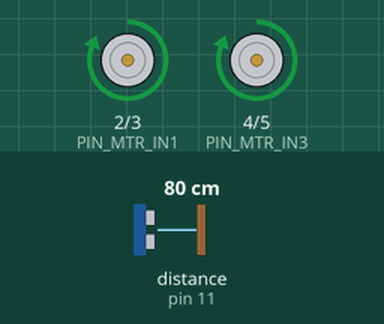
A sketch run on a simulated Arduino Uno, built with avr-gcc and run on an emulated ATmega328P. Parts: motor-driver pin pairs drawn as motors (green arrow = first pin HIGH = forward, orange = second pin HIGH = backward, longer = more drive, scaled by the enable pin). Wiring (inferred from the names in the program): ultrasonic range finder: trigger pin 10; echo pin 11. Inputs (shaded band) come from the test bench; at power-on: distance to the obstacle (sensor on pin 11) 80 cm. The echo pulse lasts 58.3 µs per cm.

Above: at 1.2 s.
1.3 s: distance to the obstacle (sensor on pin 11) set to 2 cm
At 2.1 s:
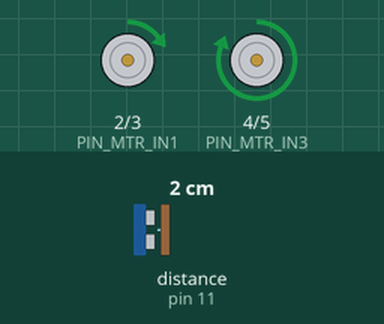
2.8 s: distance to the obstacle (sensor on pin 11) set to 19 cm
4.3 s: distance to the obstacle (sensor on pin 11) set to 24 cm
At 5.5 s:
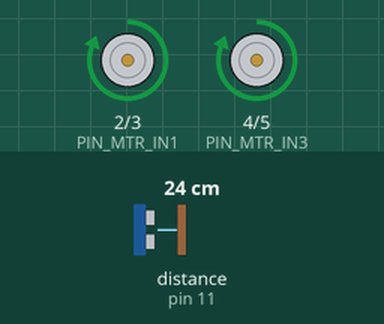
5.8 s: distance to the obstacle (sensor on pin 11) set to 4 cm
At 6.6 s:
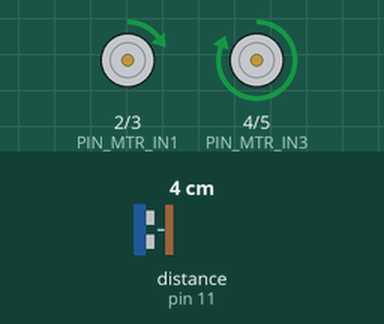
7.3 s: distance to the obstacle (sensor on pin 11) set to 35 cm
At 7.8 s:
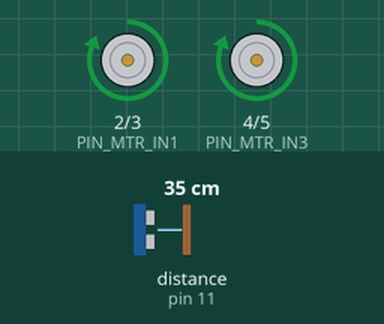
Timing chart, 0 to 9.8 s (numbered marks = the images above; inputs shaded):
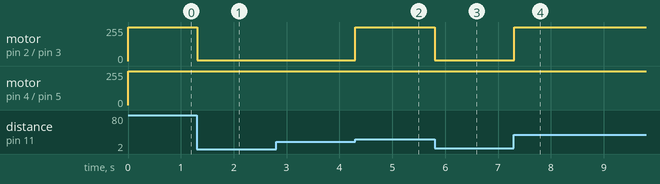

Measured:
- the behaviour switches between 21 and 22 cm on distance to the obstacle (sensor on pin 11) (found by bisection; images 1 and 2)
- after the input at 1.3 s, motor on pin 2 (PIN_MTR_IN1) / pin 3 (PIN_MTR_IN2): forward 255/255 → forward 5/255 at once
- after the input at 2.8 s, every drawn part: stays the same
- after the input at 4.3 s, motor on pin 2 (PIN_MTR_IN1) / pin 3 (PIN_MTR_IN2): forward 5/255 → forward 255/255 at once
- after the input at 5.8 s, motor on pin 2 (PIN_MTR_IN1) / pin 3 (PIN_MTR_IN2): forward 255/255 → forward 5/255 at once
- after the input at 7.3 s, motor on pin 2 (PIN_MTR_IN1) / pin 3 (PIN_MTR_IN2): forward 5/255 → forward 255/255 at once

The sketch:

Baitik1.ino
```cpp
#define PIN_US_TRIG 10
#define PIN_US_ECHO 11

#define PIN_MTR_IN1 2 // l
#define PIN_MTR_IN2 3 // l
#define PIN_MTR_IN3 4 // r
#define PIN_MTR_IN4 5 // r
#define PIN_MTR_SPEED1 6 // l
#define PIN_MTR_SPEED2 9 // r

#define SETTINGS_MAXSPEED 255 // программное ограничение скорости

void setDirection (boolean dir = 1, boolean mtr = 0) {
  // Устанавливает направление движения мотора.
  // Если (dir == 1) - мотор движется вперед, если 0 - назад.
  // Если функция вызвана без параметра - мотор будет двигаться вперед.
  // mtr - выбирает какому из моторов надо установить направление, 0 - левый, 1 - правый
  if (mtr == 0) {
    if (dir == 1) { // Проверка dir на соответствие условию
      // Условие пройдено - делаем так, чтобы ток в микросхеме шел в одну сторону, для этого на INPUT1 выставляем 1, а на INPUT2 - 0.
      digitalWrite(PIN_MTR_IN1, 1);
      digitalWrite(PIN_MTR_IN2, 0);
    } else {
      // Условие НЕ пройдено - делаем так, чтобы ток в микросхеме шел в обратную сторону, для этого на INPUT1 выставляем 0, а на INPUT2 - 1.
      digitalWrite(PIN_MTR_IN1, 0);
      digitalWrite(PIN_MTR_IN2, 1);
    }
  } else {
    if (dir == 1) { // Проверка dir на соответствие условию
      // Условие пройдено - делаем так, чтобы ток в микросхеме шел в одну сторону, для этого на INPUT1 выставляем 1, а на INPUT2 - 0.
      digitalWrite(PIN_MTR_IN3, 1);
      digitalWrite(PIN_MTR_IN4, 0);
    } else {
      // Условие НЕ пройдено - делаем так, чтобы ток в микросхеме шел в обратную сторону, для этого на INPUT1 выставляем 0, а на INPUT2 - 1.
      digitalWrite(PIN_MTR_IN3, 0);
      digitalWrite(PIN_MTR_IN4, 1);
    }
  }
  // Если у микросхемы выставить на INPUT1 и INPUT2 одновременно нули или единицы - ток в микросхеме не будет течь ни в одну сторону -> мотор не будет вращаться.
}

void setSpeed(int spd = 0, bool mtr = 0) {
  // Устанавливает скорость вращения мотора в процентах. Если не задан параметр spd - остановить мотор.
  // Реальная скорость при использовании ШИМ имеет квадратичную функцию.
  // Я вывел такую функцию:
  // real speed = 255 - (0.025 * (100 - percent_speed)^2)
  // Подробнее на http://chkalovc.ru/wiki/index.php/Ардуино._Рассчет_ШИМ_для_скорости_в_процентах.
  // Масштабируем скорость:
  float pwm = 255 - ((100 - spd) * (100 - spd) * 0.025f); // Масштабируем указанную скорость в процентах в реальное значение ШИМ
  if (mtr == 0)
    analogWrite(PIN_MTR_SPEED1, pwm);
  else
    analogWrite(PIN_MTR_SPEED2, pwm);
}

void setMotor(int spd, bool mtr = 0) {
  // Дополнительная функция, которая будет использовать две другие функции для более простого управления мотором. Если скорость положительна - вращаем мотор вперед с этой скоростью, если скорость отрицательна - вращаем мотор в обратную сторону.
  if (spd >= 0) { // Если скорость положительна
    setDirection(1, mtr); // Едь вперед
    setSpeed(spd, mtr); // С такой-то скоростью
  } else {
    spd = -spd; // переворачиваем скорость относительно 0, чтобы функция setSpeed на проверке скорости ниже 0 не обнулила нам скорость.
    setDirection(0, mtr); // Едь назад
    setSpeed(spd, mtr); // С такеой-то скоростью
  }
}

void wheelStartEV3(float rot, float spd){
  // -100, 100 = setMotor(-255,0) setMotor(255,1)
  // -50, 100 =  setMotor(0,0) setMotor(255,1)
  // 0, 100 =    setMotor(255,0) setMotor(255,1)
  // 10, 100 =   setMotor(255,0) setMotor(204,1)
  // 25, 100 =   setMotor(255,0) setMotor(127,1)
  // 50, 100 =   setMotor(255,0) setMotor(0,1)
  // 75, 100 =   setMotor(255,0) setMotor(-127,1)
  // 100, 100 =  setMotor(255,0) setMotor(-255,1)

  if (rot >= 0) {
    setMotor(spd, 0);
    if (rot <= 50)
      setMotor(((50-rot)/ 50.0) * spd, 1);
    else
      setMotor(((rot - 50)/ 50.0) * spd * -1, 1);
  } else {
    setMotor(spd, 1);
    if (rot <= 50)
      setMotor(((50-rot)/ 50.0) * spd, 0);
    else
      setMotor(((rot - 50)/ 50.0) * spd * -1, 0);
  }
}

void wheelEV3(float rot, float spd, float seconds){
  wheelStartEV3(rot, spd);
  delay(seconds * 1000);
  wheelStartEV3(0, 0);
}

float getCM(){
  int duration;
  float distance; // Объявляем переменные для длительности движения импульсов в воздухе и, непосредственно расстояния
  // Далее идет некоторая магия, которая полностью описана в даташите датчика расстояния HC-SR04
  digitalWrite(PIN_US_TRIG, LOW); // Низкий уровень на Триггер
  delayMicroseconds(2); // Ждем 2 микросекунды
  digitalWrite(PIN_US_TRIG, HIGH); // Высокий уровень на Триггер
  delayMicroseconds(10); // Ждем 10 микросекунд
  digitalWrite(PIN_US_TRIG, LOW); // Низкий уровень на Триггер
  duration = pulseIn(PIN_US_ECHO, HIGH); // Считываем длительность, которая придет в виде байта
  distance = duration / 58; // Переводим в сантиметры
  return distance;
}

void setup() {
  pinMode(PIN_US_TRIG, OUTPUT);
  pinMode(PIN_US_ECHO, INPUT);
  pinMode(PIN_MTR_IN1, OUTPUT);
  pinMode(PIN_MTR_IN2, OUTPUT);
  pinMode(PIN_MTR_IN3, OUTPUT);
  pinMode(PIN_MTR_IN4, OUTPUT);
  pinMode(PIN_MTR_SPEED1, OUTPUT);
  pinMode(PIN_MTR_SPEED2, OUTPUT);
}

float distance_cm;
void loop() {

  distance_cm = getCM();
  if (distance_cm > 20) { // если расстояние более 20 сантиметров
    setMotor(100,0);
    setMotor(100,1);
  } else {
    setMotor(0,0);
    setMotor(100,1);
    // wheelEV3(100, 30, 1000);
  }

}
```
